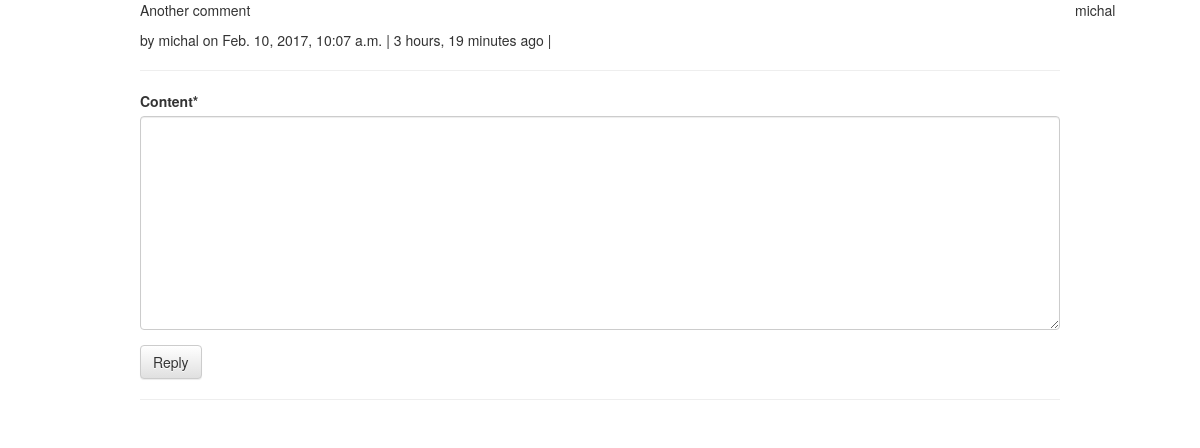
The app's page /comments/2/, older data.
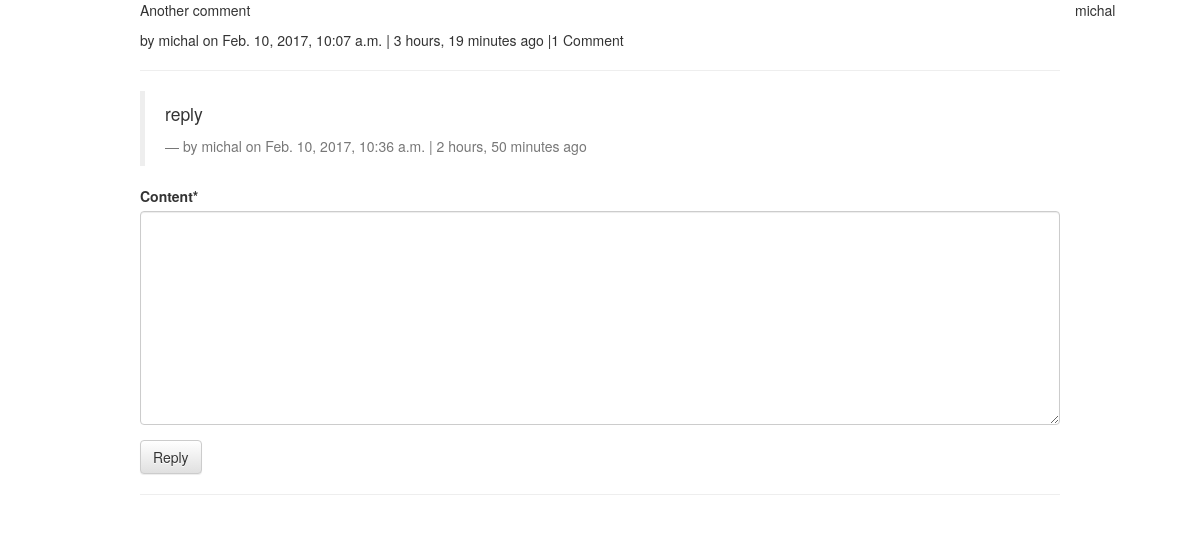
The same page, newer data.
### comments/models.py (models this page shows, shortened)
class Comment(models.Model):
    user = models.ForeignKey(settings.AUTH_USER_MODEL, default=1)
    content_type = models.ForeignKey(ContentType, on_delete=models.CASCADE)
    object_id = models.PositiveIntegerField()
    content_object = GenericForeignKey('content_type', 'object_id')
    parent = models.ForeignKey("self", null=True, blank=True)
    content = models.TextField()
    timestamp = models.DateTimeField(auto_now_add=True)
    objects = CommentManager()
    class Meta:
        ordering = ['-timestamp']
    def __str__(self):
        return str(self.user.username)
    def children(self): # replies
        return Comment.objects.filter(parent=self)

### comments/views.py (the view, shortened to what this page needs)
# urls.py: url(r'^(?P<id>\d+)/$', views.comment_thread, name="thread"),
def comment_thread(request, id):
    obj = get_object_or_404(Comment, id=id)
    initial_data = {
        "content_type": obj.content_type,
        "object_id": obj.object_id,
    }
    form = CommentForm(request.POST or None, initial=initial_data)
    context = {
        "comment": obj,
        "form": form,
    }
    return render(request, "comment_thread.html", context)

### comments/forms.py
class CommentForm(forms.Form):
    content_type = forms.CharField(widget=forms.HiddenInput)
    object_id = forms.IntegerField(widget=forms.HiddenInput)
    content = forms.CharField(widget=forms.Textarea)

### comments/models.py (called while the page is built)
    def all(self):
        qs = super(CommentManager, self).filter(parent=None)
        return qs

### posts/templates/comment_thread.html (shortened to what this page needs)
{% extends "base.html" %}
{% load urlify %}
{% load crispy_forms_tags %}
{% block content %}
{{ comment }}
<div class="col-sm-10 col-sm-offset-1">
        <p>{{ comment.content }}</p>
        <footer>
            by {{ comment.user }} on {{ comment.timestamp }} | {{ comment.timestamp|timesince }} ago |{% if comment.children.count > 0 %}{{ comment.children.count }} Comment{% if comment.children.count > 1 %}s{% endif %} {% endif %}
        </footer>
        <hr/>
        <div>
            {% for child_comment in comment.children %}
                <blockquote>
                    <p>{{ child_comment.content }}</p>
                    <footer>by {{ child_comment.user }} on {{ child_comment.timestamp }} | {{ child_comment.timestamp|timesince }} ago</footer>
                </blockquote>
            {% endfor %}
            <form method="post" action=".">
                {{ form|crispy }}
                <input type="submit" value="Reply" class="btn btn-default"> {% csrf_token %}
            </form>
        </div>
    <hr/>
</div>
{% endblock content %}

### posts/templates/base.html (shortened to what this page needs)
{% load staticfiles %}
<!DOCTYPE html>
<html lang="en">
<head>
    <link rel="stylesheet"
          href="https://maxcdn.bootstrapcdn.com/bootstrap/3.3.7/css/bootstrap.min.css"
>
    <link rel="stylesheet"
          href="https://maxcdn.bootstrapcdn.com/bootstrap/3.3.7/css/bootstrap-theme.min.css"
>
    <link rel="stylesheet"
          href="https://maxcdn.bootstrapcdn.com/font-awesome/4.7.0/css/font-awesome.min.css">
    <link rel="stylesheet" href='{% static "css/base.css" %}'/>
</head>
<body>
    <div class="container">
        {% block content %}
        {% endblock content %}
    </div>
</body>
</html>

Row changes from the older to the newer data that the page shows:
shown differently, row unchanged: Comment "Another comment": children.count (not shown) → "1"
added Comment: content "reply", user "michal", timestamp "Feb. 10, 2017, 10:36 a.m.", timestamp "2 hours, 50 minutes"
Text that changed along with them:
text now shown: "Comment"
